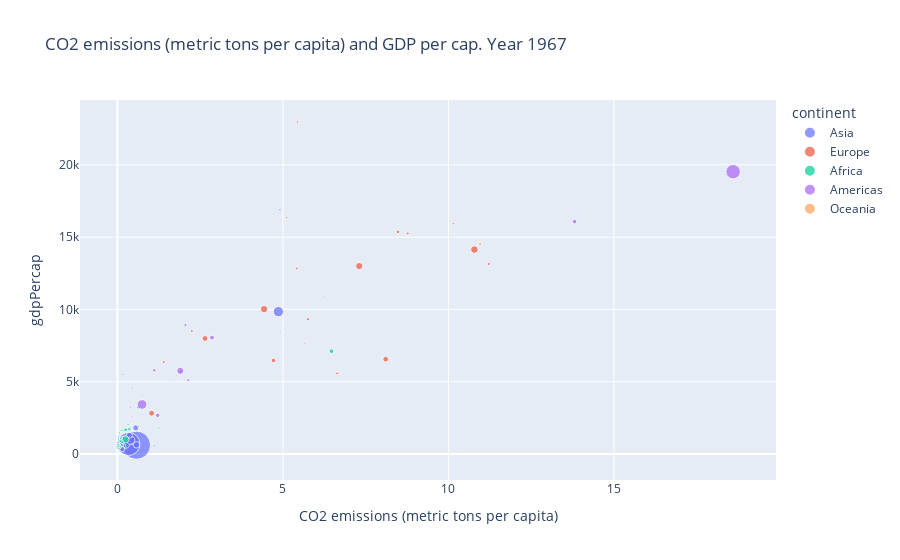

This figure's notebook cell:
### Code cell
new_filtered_data = df[(df["Year"] == 1967) & (df["Country Name"] != "Kuwait")]

fig = px.scatter(new_filtered_data, x='CO2 emissions (metric tons per capita)', y="gdpPercap", color="continent",
                 size='pop', hover_data=['Country Name'], 
                 title="CO2 emissions (metric tons per capita) and GDP per cap. Year 1967")
fig.show()

### Figure 1 — Plotly figure (JSON) as saved in the notebook; plotly's stock layout.template omitted (floating-point values rounded to 4 significant figures)
{"data": [{"customdata": [["Afghanistan"], ["Bahrain"], ["Cambodia"], ["China"], ["India"], ["Indonesia"], ["Iraq"], ["Israel"], ["Japan"], ["Jordan"], ["Lebanon"], ["Mongolia"], ["Myanmar"], ["Nepal"], ["Oman"], ["Pakistan"], ["Philippines"], ["Saudi Arabia"], ["Singapore"], ["Sri Lanka"], ["Thailand"], ["Vietnam"]], "hovertemplate": "continent=Asia<br>CO2 emissions (metric tons per capita)=%{x}<br>gdpPercap=%{y}<br>pop=%{marker.size}<br>Country Name=%{customdata[0]}<extra></extra>", "legendgroup": "Asia", "marker": {"color": "#636efa", "size": [11537966, 202182, 6960067, 754550000, 506000000, 109343000, 8519282, 2693585, 100825279, 1255058, 2186894, 1149500, 25870271, 11261690, 714775, 60641899, 35356600, 5618198, 1977600, 11737396, 34024249, 39463910], "sizemode": "area", "sizeref": 1886375, "symbol": "circle"}, "mode": "markers", "name": "Asia", "orientation": "v", "showlegend": true, "type": "scatter", "x": [0.1238, 5.121, 0.06244, 0.5742, 0.3318, 0.2319, 2.056, 4.933, 4.864, 1.072, 1.642, 1.835, 0.1435, 0.01881, 0.2055, 0.4025, 0.5554, 4.909, 1.546, 0.2519, 0.3602, 0.5749], "xaxis": "x", "y": [836.2, 14800.0, 523.4, 612.7, 700.8, 762.4, 8931.0, 8394.0, 9848.0, 2742.0, 6007.0, 1226.0, 349, 676.4, 4721.0, 942.4, 1814.0, 16900.0, 4977.0, 1136.0, 1295.0, 637.1], "yaxis": "y"}, {"customdata": [["Albania"], ["Austria"], ["Belgium"], ["Bulgaria"], ["Denmark"], ["Finland"], ["France"], ["Greece"], ["Hungary"], ["Iceland"], ["Ireland"], ["Italy"], ["Netherlands"], ["Norway"], ["Poland"], ["Portugal"], ["Romania"], ["Spain"], ["Sweden"], ["Switzerland"], ["Turkey"], ["United Kingdom"]], "hovertemplate": "continent=Europe<br>CO2 emissions (metric tons per capita)=%{x}<br>gdpPercap=%{y}<br>pop=%{marker.size}<br>Country Name=%{customdata[0]}<extra></extra>", "legendgroup": "Europe", "marker": {"color": "#EF553B", "size": [1984060, 7376998, 9556500, 8310226, 4838800, 4605744, 49569000, 8716441, 10223422, 198676, 2900100, 52667100, 12596822, 3786019, 31785378, 9103000, 19284814, 32850275, 7867931, 6063000, 33411317, 54959000], "sizemode": "area", "sizeref": 1886375, "symbol": "circle"}, "mode": "markers", "name": "Europe", "orientation": "v", "showlegend": true, "type": "scatter", "x": [1.364, 5.418, 11.22, 6.638, 10.15, 6.213, 7.306, 2.249, 5.758, 7.269, 5.655, 4.431, 8.476, 5.107, 8.106, 1.398, 4.716, 2.647, 8.77, 5.435, 1.033, 10.78], "xaxis": "x", "y": [2760.0, 12830.0, 13150.0, 5577.0, 15940.0, 10920.0, 13000.0, 8513.0, 9327.0, 13320.0, 7656.0, 10020.0, 15360.0, 16360.0, 6557.0, 6362.0, 6471.0, 7994.0, 15260.0, 22970.0, 2826.0, 14140.0], "yaxis": "y"}, {"customdata": [["Algeria"], ["Angola"], ["Benin"], ["Burkina Faso"], ["Burundi"], ["Cameroon"], ["Central African Republic"], ["Chad"], ["Comoros"], ["Cote d'Ivoire"], ["Djibouti"], ["Equatorial Guinea"], ["Ethiopia"], ["Gabon"], ["Ghana"], ["Guinea"], ["Guinea-Bissau"], ["Kenya"], ["Liberia"], ["Libya"], ["Madagascar"], ["Malawi"], ["Mali"], ["Mauritania"], ["Mauritius"], ["Morocco"], ["Mozambique"], ["Niger"], ["Nigeria"], ["Rwanda"], ["Sao Tome and Principe"], ["Senegal"], ["Sierra Leone"], ["Somalia"], ["South Africa"], ["Sudan"], ["Swaziland"], ["Tanzania"], ["Togo"], ["Tunisia"], ["Uganda"], ["Zambia"], ["Zimbabwe"]], "hovertemplate": "continent=Africa<br>CO2 emissions (metric tons per capita)=%{x}<br>gdpPercap=%{y}<br>pop=%{marker.size}<br>Country Name=%{customdata[0]}<extra></extra>", "legendgroup": "Africa", "marker": {"color": "#00cc96", "size": [12760499, 5247469, 2427334, 5127935, 3330989, 6335506, 1733638, 3495967, 217378, 4744870, 127617, 259864, 27860297, 489004, 8490213, 3451418, 601287, 10191512, 1279406, 1759224, 6334556, 4147252, 5212416, 1230542, 789309, 14770296, 8680909, 4534062, 47287752, 3451079, 70787, 3965841, 2662190, 3428839, 20997321, 12716129, 420690, 12607312, 1735550, 4786986, 8900294, 3900000, 4995432], "sizemode": "area", "sizeref": 1886375, "symbol": "circle"}, "mode": "markers", "name": "Africa", "orientation": "v", "showlegend": true, "type": "scatter", "x": [0.6321, 0.1667, 0.05232, 0.01922, 0.01474, 0.07298, 0.05334, 0.03415, 0.08566, 0.3243, 0.6698, 0.09088, 0.04088, 1.827, 0.1857, 0.1805, 0.07074, 0.2661, 0.4657, 9.941, 0.1389, 0.08604, 0.0392, 0.1882, 0.6362, 0.3616, 0.2162, 0.03185, 0.2447, 0.0118, 0.1621, 0.1813, 0.1054, 0.07045, 6.466, 0.2508, 0.5525, 0.1419, 0.1067, 0.6389, 0.09445, 1.264, 1.123], "xaxis": "x", "y": [3247.0, 5523.0, 1036.0, 794.8, 413.0, 1508.0, 1136.0, 1197.0, 1876.0, 2052.0, 3020.0, 915.6, 516.1, 8359.0, 1126.0, 708.8, 715.6, 1057.0, 713.6, 18770.0, 1634.0, 495.5, 545.0, 1421.0, 2475.0, 1711.0, 566.7, 1054.0, 1015.0, 511.0, 1385.0, 1612.0, 1206.0, 1285.0, 7114.0, 1688.0, 2613.0, 848.2, 1478.0, 1932.0, 908.9, 1777.0, 569.8], "yaxis": "y"}, {"customdata": [["Argentina"], ["Bolivia"], ["Brazil"], ["Canada"], ["Chile"], ["Colombia"], ["Costa Rica"], ["Cuba"], ["Dominican Republic"], ["Ecuador"], ["El Salvador"], ["Guatemala"], ["Haiti"], ["Honduras"], ["Jamaica"], ["Mexico"], ["Nicaragua"], ["Panama"], ["Paraguay"], ["Peru"], ["Trinidad and Tobago"], ["United States"], ["Uruguay"]], "hovertemplate": "continent=Americas<br>CO2 emissions (metric tons per capita)=%{x}<br>gdpPercap=%{y}<br>pop=%{marker.size}<br>Country Name=%{customdata[0]}<extra></extra>", "legendgroup": "Americas", "marker": {"color": "#ab63fa", "size": [22934225, 4040665, 88049823, 20819767, 8858908, 19764027, 1588717, 8139332, 4049146, 5432424, 3232927, 4690773, 4318137, 2500689, 1861096, 47995559, 1865490, 1405486, 2287985, 12132200, 960155, 198712000, 2748579], "sizemode": "area", "sizeref": 1886375, "symbol": "circle"}, "mode": "markers", "name": "Americas", "orientation": "v", "showlegend": true, "type": "scatter", "x": [2.858, 0.4466, 0.745, 13.81, 2.141, 1.217, 0.5171, 1.906, 0.3805, 0.4658, 0.3425, 0.3973, 0.05857, 0.3525, 2.145, 1.9, 0.494, 1.218, 0.213, 1.112, 5.01, 18.6, 1.776], "xaxis": "x", "y": [8053.0, 2587.0, 3430.0, 16080.0, 5107.0, 2679.0, 4162.0, 5690.0, 1654.0, 4579.0, 4359.0, 3243.0, 1452.0, 2538.0, 6125.0, 5755.0, 4643.0, 4421.0, 2299.0, 5788.0, 5621.0, 19530.0, 5445.0], "yaxis": "y"}, {"customdata": [["Australia"], ["New Zealand"]], "hovertemplate": "continent=Oceania<br>CO2 emissions (metric tons per capita)=%{x}<br>gdpPercap=%{y}<br>pop=%{marker.size}<br>Country Name=%{customdata[0]}<extra></extra>", "legendgroup": "Oceania", "marker": {"color": "#FFA15A", "size": [11872264, 2728150], "sizemode": "area", "sizeref": 1886375, "symbol": "circle"}, "mode": "markers", "name": "Oceania", "orientation": "v", "showlegend": true, "type": "scatter", "x": [10.96, 5.008], "xaxis": "x", "y": [14530.0, 14460.0], "yaxis": "y"}], "layout": {"legend": {"itemsizing": "constant", "title": {"text": "continent"}, "tracegroupgap": 0}, "title": {"text": "CO2 emissions (metric tons per capita) and GDP per cap. Year 1967"}, "xaxis": {"anchor": "y", "domain": [0, 1], "title": {"text": "CO2 emissions (metric tons per capita)"}}, "yaxis": {"anchor": "x", "domain": [0, 1], "title": {"text": "gdpPercap"}}}}
